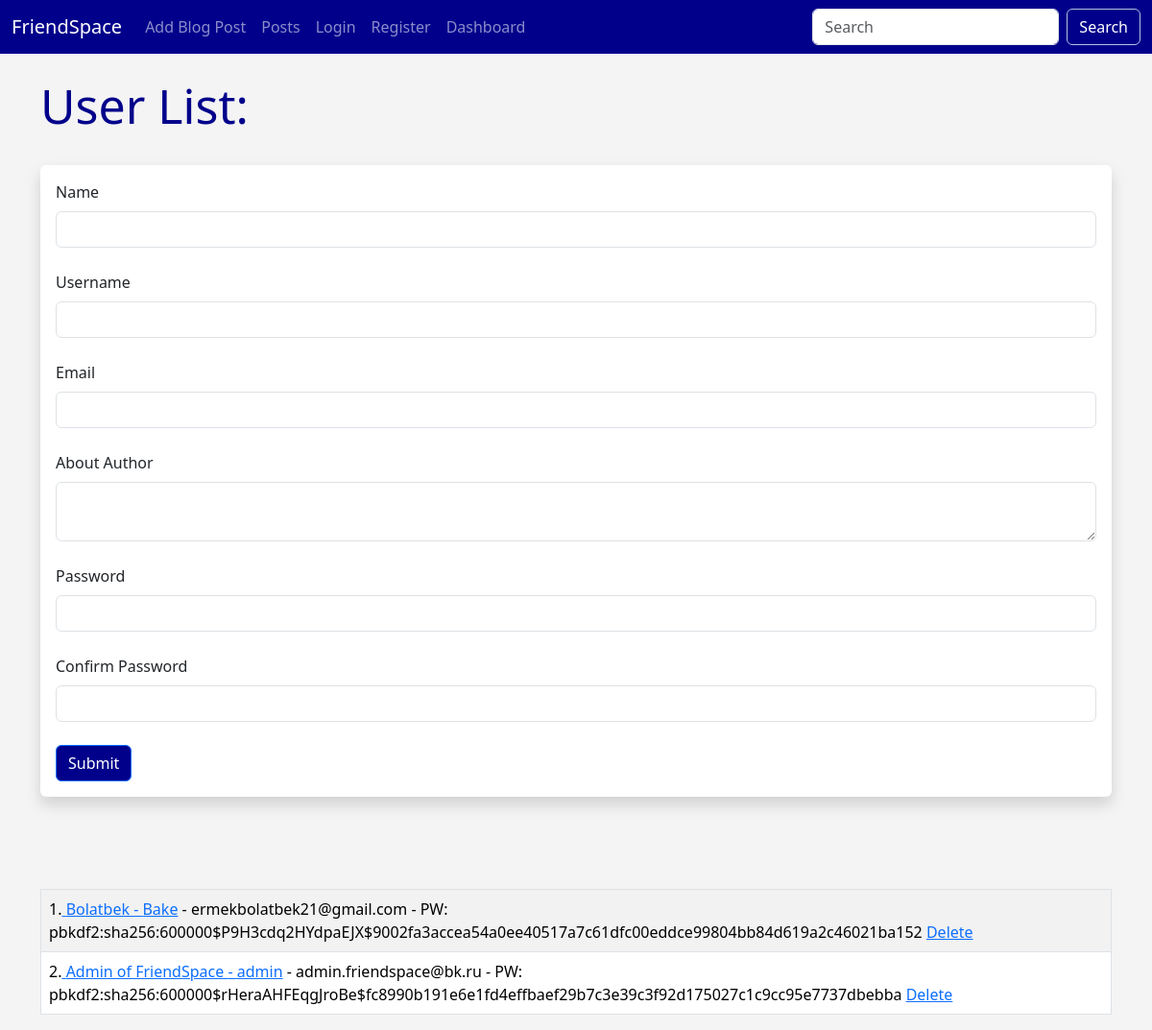
The page /user/add on the database as committed earlier.
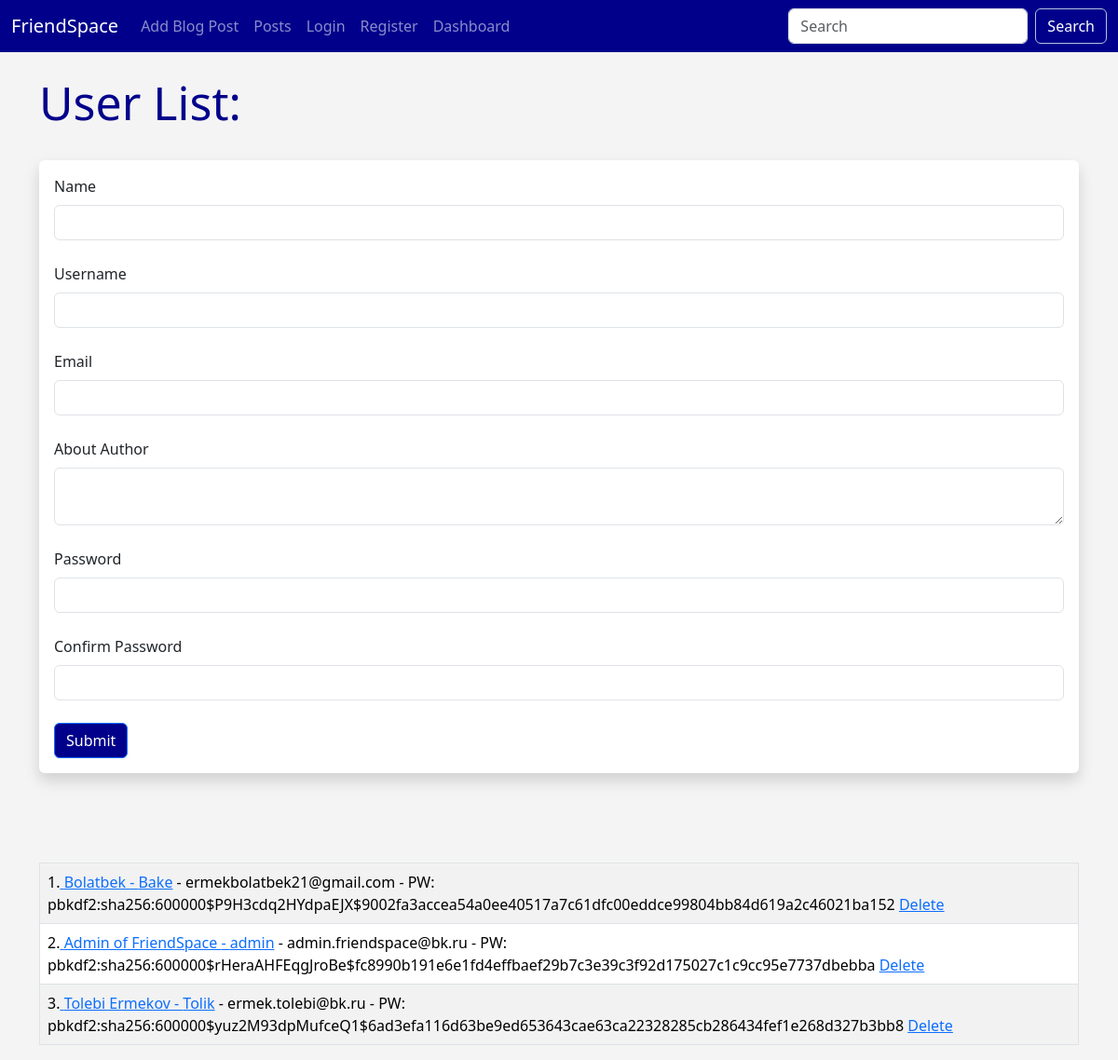
The same page on the database as committed later.
### flaskblog/database.py (models this page shows, shortened)
class Users(db.Model,UserMixin):
    id = db.Column(db.Integer,primary_key=True,unique=True)
    username = db.Column(db.String(200),nullable=False)
    name = db.Column(db.String(200),nullable=False)
    email = db.Column(db.String(120),nullable=False,unique=True)
    about_author = db.Column(db.Text(500),nullable=True)
    date_added = db.Column(db.DateTime,default=datetime.utcnow)
    profile_pic = db.Column(db.String(200),nullable=True )
    password_hash = db.Column(db.String(130),nullable=False)
    posts = db.relationship('Posts',backref='poster')
    @property
    def password(self):
        raise AttributeError('password is not a readable attribute!')

### flaskblog/main.py (the view, shortened to what this page needs)
@app.route('/user/add', methods=['GET', 'POST'])
def add_user():
    name = None
    form = UserForm()
    our_users = Users.query.order_by(Users.date_added)
    hashed_pw = None
    return render_template('add_user.html', form=form, name=name, our_users=our_users, password_hash=hashed_pw)

### flaskblog/webforms.py
class UserForm(FlaskForm):
    name = StringField("Name",validators=[DataRequired()])
    username = StringField("Username",validators=[DataRequired()])
    email = StringField("Email",validators=[DataRequired()])
    about_author = TextAreaField("About Author",validators=[DataRequired()])
    password_hash = PasswordField("Password",validators=[DataRequired()])
    password_hash2 = PasswordField("Confirm Password",validators=[DataRequired()])
    profile_pic = FileField("Profile Pic")
    submit = SubmitField('Submit')

class SearchForm(FlaskForm):
    searched = StringField("Searched",validators=[DataRequired()])
    submit = SubmitField("Submit")

### flaskblog/main.py (called while the page is built)
@app.context_processor
def base():
    form = SearchForm()
    return dict(form=form)

### flaskblog/templates/add_user.html (shortened to what this page needs)
{% extends 'base.html' %}
{% block content %}
    {% if name %}
        <h1>User Added!</h1>
        <br><br>
        <table class="table table-hover table-striped table-bordered">
            {% for our_user in our_users %}
                <tr>
                    <td>{{ our_user.id }}.<a href="{{ url_for('update',id=our_user.id) }}">
                        {{ our_user.name }} - {{ our_user.username }}</a>
                        {{ our_user.email }} -
                        PW: {{ our_user.password_hash }}
                        <a href="{{ url_for('delete',id=our_user.id) }}">Delete</a>
                    </td>
                </tr>
            {% endfor %}
        </table>
    {% else %}
        <h1>User List:</h1>
        <br>
        <div class="shadow p-3 mb-5 bg-body rounded">
            <form method="POST">
                {{ form.name.label(class="form-label") }}
                {{ form.name(class="form-control") }}
                <br>
                {{ form.username.label(class="form-label") }}
                {{ form.username(class="form-control") }}<br>
                {{ form.email.label(class="form-label") }}
                {{ form.email(class="form-control") }}<br>
                {{ form.about_author.label(class="form-label") }}
                {{ form.about_author(class="form-control") }}<br>
                {{ form.password_hash.label(class='form-label') }}
                {{ form.password_hash(class='form-control') }}<br>
                {{ form.password_hash2.label(class='form-label') }}
                {{ form.password_hash2(class='form-control') }}<br>
                {{ form.submit(class="btn btn-primary") }}   </form>
        </div>
        <br><br>
        <table class="table table-hover table-striped table-bordered">
            {% for our_user in our_users %}
                <tr>
                    <td>{{ our_user.id }}.<a href="{{ url_for('update',id=our_user.id) }}">
                        {{ our_user.name }} - {{ our_user.username }}</a> -
                        {{ our_user.email }} -
                        PW: {{ our_user.password_hash }}
                        <a href="{{ url_for('delete',id=our_user.id) }}">Delete</a>
                    </td>
                </tr>
            {% endfor %}
        </table>
    {% endif %}
{% endblock %}

Rows that differ between the two databases and show on the page:
added Users: id "3", name "Tolebi Ermekov", username "Tolik", email "ermek.tolebi@bk.ru", password_hash "pbkdf2:sha256:600000$yuz2M93dpMufceQ1$6ad3efa116d63be9ed653643cae63ca22328285cb286434fef1e268d327b3bb8"
